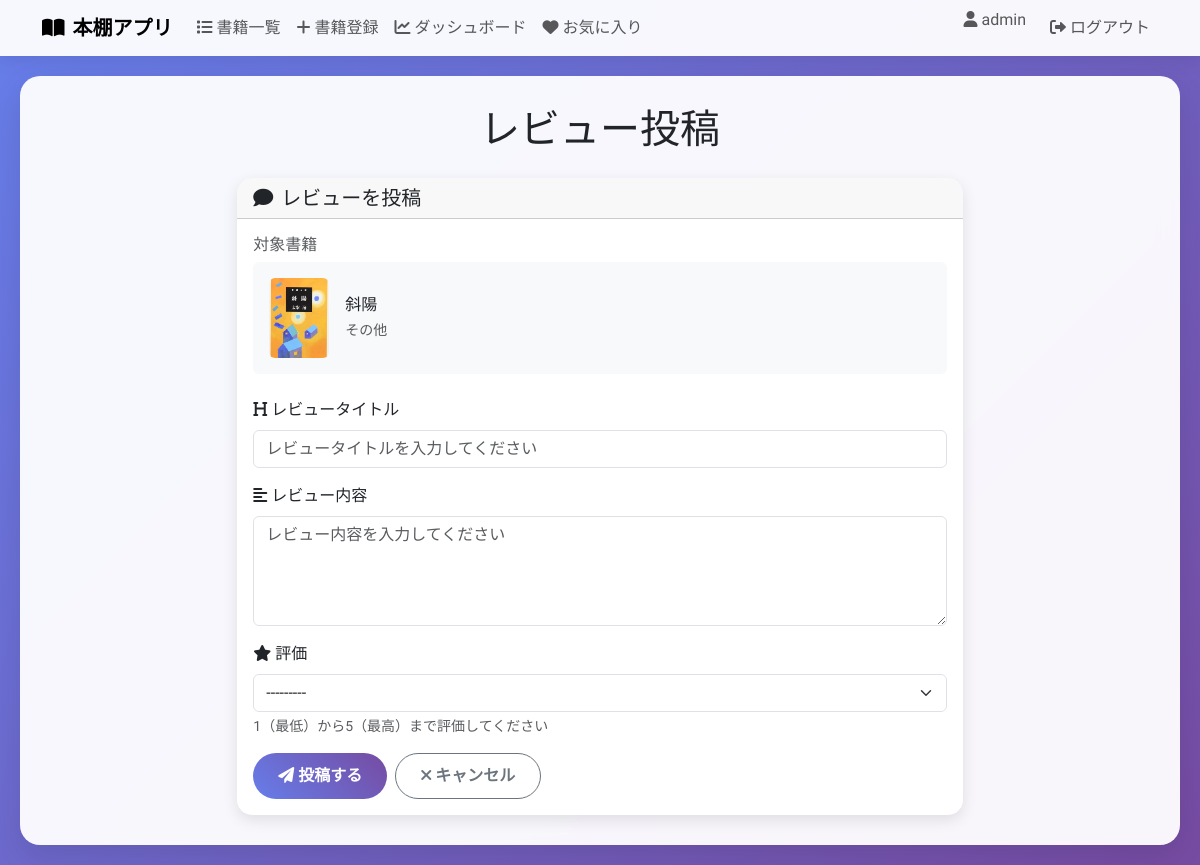
/book/6/review/ (signed in), run on the app's committed database.
### book/models.py (models this page shows, shortened)
class Shelf(models.Model):
    title = models.CharField(max_length=100)
    text = models.TextField()
    thumbnail = models.ImageField(null=True, blank=True)
    category = models.CharField(
        max_length=100,
        choices = CATEGORY,
        )
    user = models.ForeignKey("auth.User", on_delete=models.CASCADE)
    created_at = models.DateTimeField(default=timezone.now)
    updated_at = models.DateTimeField(auto_now=True)
    favorites = models.ManyToManyField(User, related_name='favorite_books', blank=True)

### book/views.py (the view, shortened to what this page needs)
# urls.py: path('book/<int:book_id>/review/', views.CreateReviewView.as_view(), name='review'),
class CreateReviewView(LoginRequiredMixin, generic.CreateView):
    model = Review
    form_class = ReviewForm
    template_name = 'book/review_form.html'
    def get_context_data(self, **kwargs):
        context = super().get_context_data(**kwargs)
        context['book'] = Shelf.objects.get(pk=self.kwargs['book_id'])
        return context

### book/forms.py
class ReviewForm(forms.ModelForm):
    class Meta:
        model = Review
        fields = ['book', 'title', 'text', 'rate']
        widgets = {
            'book': forms.Select(attrs={'class': 'form-select'}),
            'title': forms.TextInput(attrs={'class': 'form-control', 'placeholder': 'レビュータイトルを入力してください'}),
            'text': forms.Textarea(attrs={'class': 'form-control', 'rows': 4, 'placeholder': 'レビュー内容を入力してください'}),
            'rate': forms.Select(attrs={'class': 'form-select'}),
        }

### templates/book/review_form.html (shortened to what this page needs)
{% extends "base.html" %}
{% block h1 %}レビュー投稿{% endblock %}
{% block content %}
  <div class="row justify-content-center">
    <div class="col-md-8">
      <div class="card">
        <div class="card-header">
          <h5 class="mb-0"><i class="fas fa-comment me-2"></i>レビューを投稿</h5>
        </div>
        <div class="card-body">
          <div class="mb-4">
            <h6 class="text-muted mb-2">対象書籍</h6>
            <div class="d-flex align-items-center p-3 bg-light rounded">
              {% if book.thumbnail %}
                <img src="{{ book.thumbnail.url }}" class="rounded me-3" style="width: 60px; height: 80px; object-fit: cover;">
              {% else %}
                <div class="bg-light rounded me-3 d-flex align-items-center justify-content-center" style="width: 60px; height: 80px;">
                  <i class="fas fa-book text-muted"></i>
                </div>
              {% endif %}
              <div>
                <h6 class="mb-1">{{ book.title }}</h6>
                <small class="text-muted">{{ book.get_category_display }}</small>
              </div>
            </div>
          </div>
          <form method="post">
            <div class="mb-3">
              <label for="{{ form.title.id_for_label }}" class="form-label">
                <i class="fas fa-heading me-1"></i>レビュータイトル
              </label>
              {{ form.title }}
            </div>
            <div class="mb-3">
              <label for="{{ form.text.id_for_label }}" class="form-label">
                <i class="fas fa-align-left me-1"></i>レビュー内容
              </label>
              {{ form.text }}
            </div>
            <div class="mb-3">
              <label for="{{ form.rate.id_for_label }}" class="form-label">
                <i class="fas fa-star me-1"></i>評価
              </label>
              {{ form.rate }}
              <div class="form-text">1（最低）から5（最高）まで評価してください</div>
            </div>
            <div class="d-flex gap-2">
              <button type="submit" class="btn btn-primary">
                <i class="fas fa-paper-plane me-1"></i>投稿する
              </button>
              <a href="{% url 'detail-book' book.id %}" class="btn btn-outline-secondary">
                <i class="fas fa-times me-1"></i>キャンセル
              </a>
            </div>
          </form>
        </div>
      </div>
    </div>
  </div>
{% endblock %}

### templates/base.html (shortened to what this page needs)
<!DOCTYPE html>
<html lang="ja">
  <head>
    <link href="https://cdn.jsdelivr.net/npm/bootstrap@5.3.0/dist/css/bootstrap.min.css" rel="stylesheet" />
    <link href="https://cdnjs.cloudflare.com/ajax/libs/font-awesome/6.0.0/css/all.min.css" rel="stylesheet" />
  </head>
  <body>
    <nav class="navbar navbar-expand-lg navbar-light sticky-top">
      <div class="container">
        <a class="navbar-brand fw-bold" href="{% url 'list-book' %}">
          <i class="fas fa-book-open me-2"></i>本棚アプリ
        </a>
        <div class="collapse navbar-collapse" id="navbarNav">
          <ul class="navbar-nav me-auto">
            <li class="nav-item">
              <a class="nav-link" href="{% url 'list-book' %}">
                <i class="fas fa-list me-1"></i>書籍一覧
              </a>
            </li>
            {% if user.is_authenticated %}
              <li class="nav-item">
                <a class="nav-link" href="{% url 'create-book' %}">
                  <i class="fas fa-plus me-1"></i>書籍登録
                </a>
              </li>
              <li class="nav-item">
                <a class="nav-link" href="{% url 'dashboard' %}">
                  <i class="fas fa-chart-line me-1"></i>ダッシュボード
                </a>
              </li>
              <li class="nav-item">
                <a class="nav-link" href="{% url 'favorite-books' %}">
                  <i class="fas fa-heart me-1"></i>お気に入り
                </a>
              </li>
            {% endif %}
          </ul>
          <ul class="navbar-nav">
            {% if user.is_authenticated %}
              <li class="nav-item">
                <span class="navbar-text me-3">
                  <i class="fas fa-user me-1"></i>{{ user }}
                </span>
              </li>
              <li class="nav-item">
                <a class="nav-link" href="{% url 'logout' %}">
                  <i class="fas fa-sign-out-alt me-1"></i>ログアウト
                </a>
              </li>
            {% endif %}
          </ul>
        </div>
      </div>
    </nav>
    <div class="main-content">
      <h1 class="text-center mb-4">
        {% block h1 %}
        {% endblock %}
      </h1>
      {% block content %}
      {% endblock %}
    </div>
  </body>
</html>

### templates/base.html (style rules this page uses)
body { font-family: 'Zen Kaku Gothic New', sans-serif; background: linear-gradient(135deg, #667eea 0%, #764ba2 100%); min-height: 100vh; }
.navbar { background: rgba(255, 255, 255, 0.95) !important; backdrop-filter: blur(10px); box-shadow: 0 2px 20px rgba(0,0,0,0.1); }
.main-content { background: rgba(255, 255, 255, 0.95); border-radius: 20px; box-shadow: 0 10px 30px rgba(0,0,0,0.1); margin: 20px; padding: 30px; backdrop-filter: blur(10px); }
.card { border: none; border-radius: 15px; box-shadow: 0 5px 15px rgba(0,0,0,0.1); transition: transform 0.3s ease, box-shadow 0.3s ease; overflow: hidden; }
.btn { border-radius: 25px; padding: 10px 25px; font-weight: 600; transition: all 0.3s ease; }
.btn-primary { background: linear-gradient(45deg, #667eea, #764ba2); border: none; }

### data on the page
Shelf: thumbnail (picture), title "斜陽", category "その他"

### other printed values
{{ user }} "admin"
